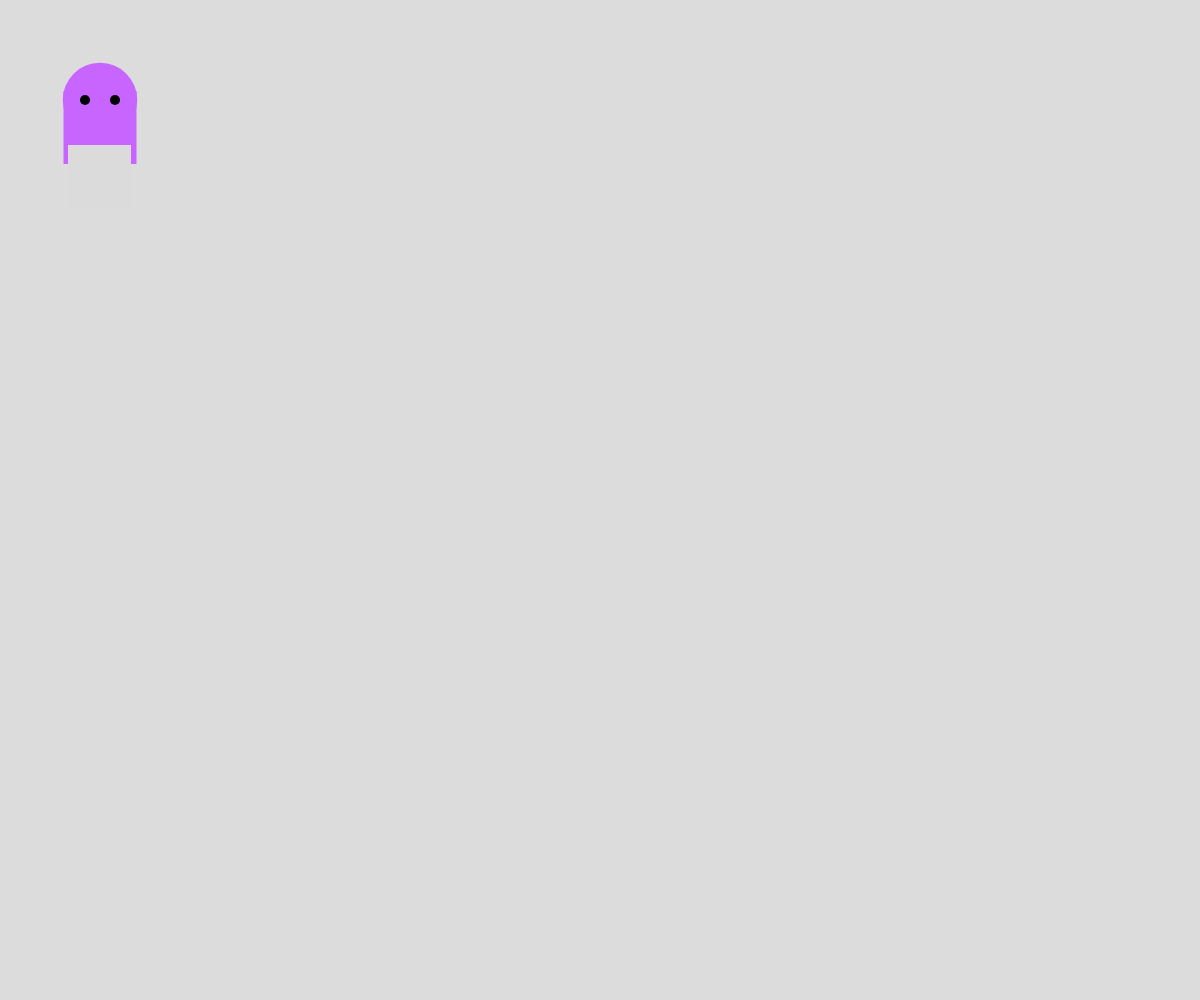
Frame 1 (no input)
Frame 60 (no input): identical to frame 1, image omitted
Frame 120 (the mouse pressed at the canvas centre since frame 60): identical to frame 1, image omitted

The p5.js sketch that drew this single still picture (run headless with seeded random() and noise() and a simulated clock; from frame 60 on, the mouse is pressed at the canvas centre):

// p5.js sketch
// ── sketch.js
// Project Title
// Your Name
// Date
//
// Extra for Experts:
// - describe what you did to take this project "above and beyond"

let cX = 50;     let cY = 50;    let rX = 50;    let rY = 50;
function setup() {
  createCanvas(windowWidth, windowHeight);
}

function draw() {
  background(220);
  fill(200,100,300);
  noStroke();
  circle(100, 100, 74.5);
  square(63.5, 91, 73);
  fill(219,219,219);
  square(68, 145, 63);
  fill(0,0,0);
  circle(85,100,10);
  circle(115,100,10);
  
 
}
